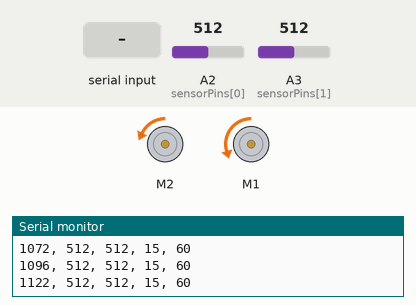
The sketch below on a simulated Arduino Uno, built with avr-gcc and run on an emulated ATmega328P. On the bench: 2 × DC motor (green arrow = forward, orange = backward, longer = faster), the last lines printed to the serial monitor. The inputs (shaded band) are chosen by the test bench; at power-on: A2 (sensorPins[0]) = 512, A3 (sensorPins[1]) = 512.

Above: at 1.2 s.
1.3 s: "90,45,200\n" received over Serial
At 1.6 s:
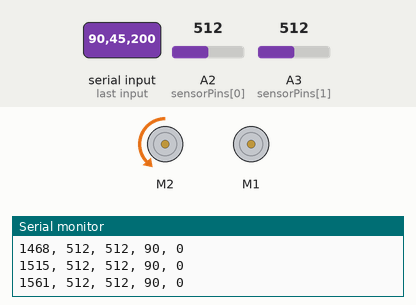
4.3 s: "30,150\n" received over Serial
At 4.63 s:
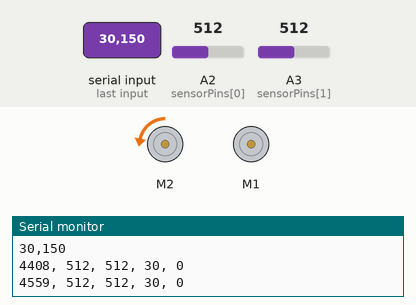
7.3 s: "200\n" received over Serial
At 7.8 s:
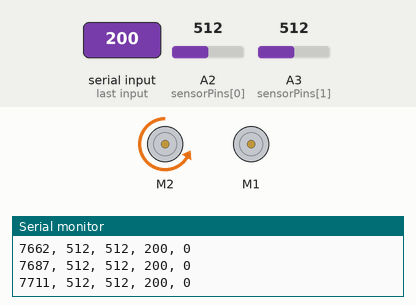
10.3 s: "90,45\n" received over Serial
At 10.89 s:
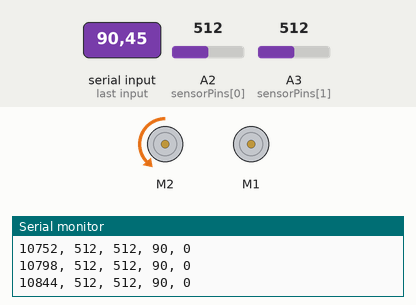
13.3 s: "200\n" received over Serial
At 13.9 s:
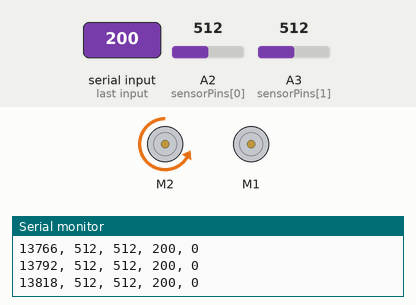
16.3 s: "90\n" received over Serial
At 17.2 s:
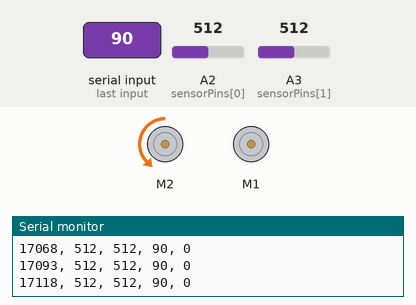
Timing chart, 0 to 66.8 s (numbered marks = the images above; inputs shaded):
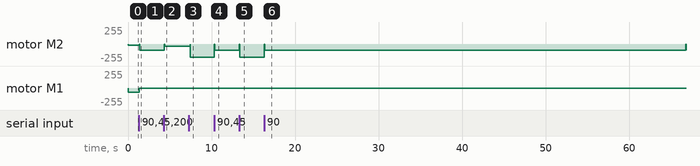

The sketch:

serialSensorValues.ino
```cpp
#include <Adafruit_MotorShield.h>

// Create the motor shield object with the default I2C address
Adafruit_MotorShield AFMS = Adafruit_MotorShield();

// Select which 'port' M1, M2, M3 or M4. In this case, M1
Adafruit_DCMotor *myMotorLeft = AFMS.getMotor(2);
Adafruit_DCMotor *myMotorRight = AFMS.getMotor(1);

const int numSensors = 2;
const int sensorPins[numSensors] = {A2, A3};
int sensorValues[numSensors];
const int numMotors = 2;
int motorValues[numSensors];

const int THRESH = 382;
int SPEED = 12;

String readString;

int SPEEDc = 15;
int DELAYc = 1;
float ratio;
float RATIOc = 4;

void setup()
{
  Serial.begin(9600); // set up Serial library at 9600 bps
  // Serial.println("Adafruit Motorshield v2 - DC Motor test!");

  if (!AFMS.begin())
  { // create with the default frequency 1.6KHz
    // if (!AFMS.begin(1000)) {  // OR with a different frequency, say 1KHz
    // Serial.println("Could not find Motor Shield. Check wiring.");
    while (1)
      ;
  }
  // Serial.println("Motor Shield found.");

  // turn on motor
  myMotorLeft->run(RELEASE);
  myMotorRight->run(RELEASE);
}

void readSensors()
{
  for (int sensor = 0; sensor < numSensors; sensor++)
  {
    sensorValues[sensor] = analogRead(sensorPins[sensor]);
  }
}

void driveForward(int speed)
{
  float leftSpeed = speed;
  float rightSpeed = speed;
  // Serial.println("Driving Forward");
  myMotorLeft->setSpeed(leftSpeed);
  myMotorRight->setSpeed(rightSpeed);
  myMotorRight->run(BACKWARD);
  myMotorLeft->run(BACKWARD);

  motorValues[0] = speed;
  motorValues[1] = speed;
}

void turnLeft(int speed)
{
  float leftSpeed = speed;
  float rightSpeed = RATIOc * speed;
  // Serial.println("Turning Left");
  myMotorLeft->setSpeed(leftSpeed);
  myMotorRight->setSpeed(rightSpeed);
  myMotorRight->run(BACKWARD);
  myMotorLeft->run(BACKWARD);

  motorValues[0] = leftSpeed;
  motorValues[1] = rightSpeed;
}

void turnRight(int speed)
{
  float leftSpeed = RATIOc * speed;
  float rightSpeed = speed;
  // Serial.println("Turning Right");
  myMotorLeft->setSpeed(leftSpeed);
  myMotorRight->setSpeed(rightSpeed);
  myMotorRight->run(BACKWARD);
  myMotorLeft->run(BACKWARD);

  motorValues[0] = leftSpeed;
  motorValues[1] = rightSpeed;
}

void pivotLeft(int speed)
{
  float leftSpeed = speed;
  float rightSpeed = RATIOc * speed;

  // Serial.println("Turning Left");
  myMotorLeft->setSpeed(leftSpeed);
  myMotorRight->setSpeed(rightSpeed);
  myMotorRight->run(BACKWARD);
  myMotorLeft->run(FORWARD);

  motorValues[0] = -1 * leftSpeed;
  motorValues[1] = rightSpeed;
}

void pivotRight(int speed)
{
  float leftSpeed = RATIOc * speed;
  float rightSpeed = speed;
  // Serial.println("Turning Right");
  myMotorLeft->setSpeed(leftSpeed);
  myMotorRight->setSpeed(rightSpeed);
  myMotorRight->run(BACKWARD);
  myMotorLeft->run(FORWARD);

  motorValues[0] = leftSpeed;
  motorValues[1] = -1 * rightSpeed;
}

void stop()
{
  // Serial.println("Stopping");
  myMotorLeft->run(RELEASE);
  myMotorRight->run(RELEASE);

  motorValues[0] = 0;
  motorValues[1] = 0;
}

bool leftSensorOnTape() {
  return 1 - (sensorValues[0] < THRESH);
}

bool rightSensorOnTape() {
  return 1 - (sensorValues[1] < THRESH);
}

void printColumns() {
  Serial.print("Time"); Serial.print(", ");
  Serial.print("Left Sensor"); Serial.print(", ");
  Serial.print("Right Sensor"); Serial.print(", ");
  Serial.print("Left Motor"); Serial.print(", ");
  Serial.print("Right Motor"); Serial.print(", ");
}

void printData() {
  Serial.print(millis()); Serial.print(", ");
  Serial.print(sensorValues[0]); Serial.print(", ");
  Serial.print(sensorValues[1]); Serial.print(", ");
  Serial.print(motorValues[0]); Serial.print(", ");
  Serial.print(motorValues[1]); Serial.println("");
}

void loop()
{
  while(Serial.available()){
    delay(10);
    if(Serial.available() > 0) {
      char c = Serial.read();
      readString += c;
    }
  }
  if(readString.length() > 0) {
    Serial.println(readString);
    SPEEDc = (readString.substring(0,3)).toInt();
    DELAYc = (readString.substring(3,7)).toInt();
    ratio = (readString.substring(7,10)).toFloat();
    RATIOc = ratio / 100;
    readString = "";
  }

  readSensors();

  if (leftSensorOnTape() || rightSensorOnTape()) {
    // printLeft();
    turnLeft(SPEEDc);
  }

  else {
    // printRight();
    turnRight(SPEEDc);
  }

  printData();

  delay(DELAYc);
  stop();
  // delay(DELAYc);

  // delay(1000;
}
```

Measured:
- after the input at 1.3 s, motor M2: backward 15/255 → stopped at once, → backward 90/255 0.10 s later; motor M1: backward 60/255 → stopped at once
- after the input at 4.3 s, motor M2: backward 90/255 → stopped after 0.04 s instead of 3.0 s
- after the input at 7.3 s, motor M2: backward 30/255 → backward 200/255 after 0.13 s
- after the input at 10.3 s, motor M2: backward 200/255 → backward 90/255 at once
- after the input at 13.3 s, motor M2: backward 90/255 → backward 200/255 after 0.05 s
- after the input at 16.3 s, motor M2: backward 200/255 → backward 90/255 at once
